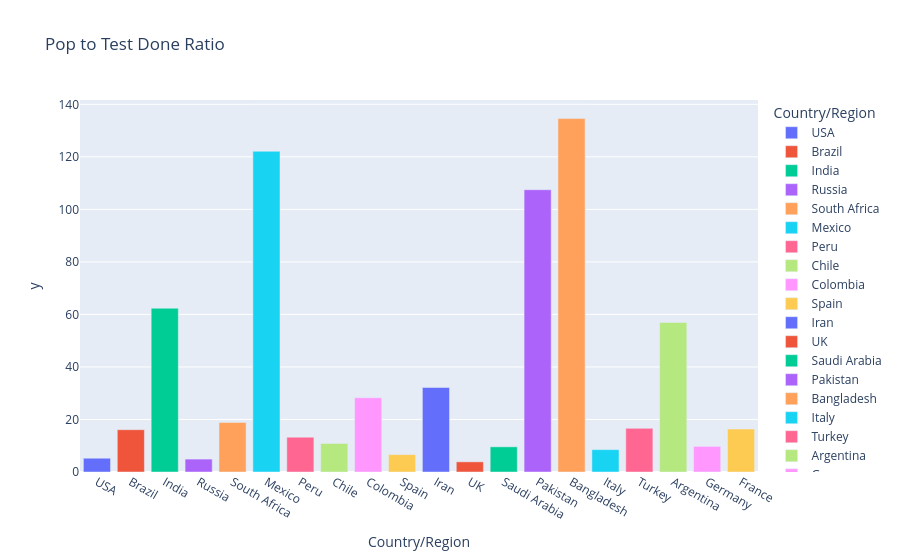

Notebook source saved alongside this figure:
### Code cell
fig=px.bar(world_data.iloc[0:20],x='Country/Region',y=pop_test_ratio[0:20],color='Country/Region',title='Pop to Test Done Ratio')
fig.show()

### Figure 1 — Plotly figure (JSON) as saved in the notebook; plotly's stock layout.template omitted (floating-point values rounded to 4 significant figures)
{"data": [{"hovertemplate": "Country/Region=%{x}<br>y=%{y}<extra></extra>", "legendgroup": "USA", "marker": {"color": "#636efa", "pattern": {"shape": ""}}, "name": "USA", "orientation": "v", "showlegend": true, "textposition": "auto", "type": "bar", "x": ["USA"], "xaxis": "x", "y": [5.245], "yaxis": "y"}, {"hovertemplate": "Country/Region=%{x}<br>y=%{y}<extra></extra>", "legendgroup": "Brazil", "marker": {"color": "#EF553B", "pattern": {"shape": ""}}, "name": "Brazil", "orientation": "v", "showlegend": true, "textposition": "auto", "type": "bar", "x": ["Brazil"], "xaxis": "x", "y": [16.11], "yaxis": "y"}, {"hovertemplate": "Country/Region=%{x}<br>y=%{y}<extra></extra>", "legendgroup": "India", "marker": {"color": "#00cc96", "pattern": {"shape": ""}}, "name": "India", "orientation": "v", "showlegend": true, "textposition": "auto", "type": "bar", "x": ["India"], "xaxis": "x", "y": [62.37], "yaxis": "y"}, {"hovertemplate": "Country/Region=%{x}<br>y=%{y}<extra></extra>", "legendgroup": "Russia", "marker": {"color": "#ab63fa", "pattern": {"shape": ""}}, "name": "Russia", "orientation": "v", "showlegend": true, "textposition": "auto", "type": "bar", "x": ["Russia"], "xaxis": "x", "y": [4.911], "yaxis": "y"}, {"hovertemplate": "Country/Region=%{x}<br>y=%{y}<extra></extra>", "legendgroup": "South Africa", "marker": {"color": "#FFA15A", "pattern": {"shape": ""}}, "name": "South Africa", "orientation": "v", "showlegend": true, "textposition": "auto", "type": "bar", "x": ["South Africa"], "xaxis": "x", "y": [18.85], "yaxis": "y"}, {"hovertemplate": "Country/Region=%{x}<br>y=%{y}<extra></extra>", "legendgroup": "Mexico", "marker": {"color": "#19d3f3", "pattern": {"shape": ""}}, "name": "Mexico", "orientation": "v", "showlegend": true, "textposition": "auto", "type": "bar", "x": ["Mexico"], "xaxis": "x", "y": [122.1], "yaxis": "y"}, {"hovertemplate": "Country/Region=%{x}<br>y=%{y}<extra></extra>", "legendgroup": "Peru", "marker": {"color": "#FF6692", "pattern": {"shape": ""}}, "name": "Peru", "orientation": "v", "showlegend": true, "textposition": "auto", "type": "bar", "x": ["Peru"], "xaxis": "x", "y": [13.24], "yaxis": "y"}, {"hovertemplate": "Country/Region=%{x}<br>y=%{y}<extra></extra>", "legendgroup": "Chile", "marker": {"color": "#B6E880", "pattern": {"shape": ""}}, "name": "Chile", "orientation": "v", "showlegend": true, "textposition": "auto", "type": "bar", "x": ["Chile"], "xaxis": "x", "y": [10.87], "yaxis": "y"}, {"hovertemplate": "Country/Region=%{x}<br>y=%{y}<extra></extra>", "legendgroup": "Colombia", "marker": {"color": "#FF97FF", "pattern": {"shape": ""}}, "name": "Colombia", "orientation": "v", "showlegend": true, "textposition": "auto", "type": "bar", "x": ["Colombia"], "xaxis": "x", "y": [28.27], "yaxis": "y"}, {"hovertemplate": "Country/Region=%{x}<br>y=%{y}<extra></extra>", "legendgroup": "Spain", "marker": {"color": "#FECB52", "pattern": {"shape": ""}}, "name": "Spain", "orientation": "v", "showlegend": true, "textposition": "auto", "type": "bar", "x": ["Spain"], "xaxis": "x", "y": [6.619], "yaxis": "y"}, {"hovertemplate": "Country/Region=%{x}<br>y=%{y}<extra></extra>", "legendgroup": "Iran", "marker": {"color": "#636efa", "pattern": {"shape": ""}}, "name": "Iran", "orientation": "v", "showlegend": true, "textposition": "auto", "type": "bar", "x": ["Iran"], "xaxis": "x", "y": [32.19], "yaxis": "y"}, {"hovertemplate": "Country/Region=%{x}<br>y=%{y}<extra></extra>", "legendgroup": "UK", "marker": {"color": "#EF553B", "pattern": {"shape": ""}}, "name": "UK", "orientation": "v", "showlegend": true, "textposition": "auto", "type": "bar", "x": ["UK"], "xaxis": "x", "y": [3.878], "yaxis": "y"}, {"hovertemplate": "Country/Region=%{x}<br>y=%{y}<extra></extra>", "legendgroup": "Saudi Arabia", "marker": {"color": "#00cc96", "pattern": {"shape": ""}}, "name": "Saudi Arabia", "orientation": "v", "showlegend": true, "textposition": "auto", "type": "bar", "x": ["Saudi Arabia"], "xaxis": "x", "y": [9.59], "yaxis": "y"}, {"hovertemplate": "Country/Region=%{x}<br>y=%{y}<extra></extra>", "legendgroup": "Pakistan", "marker": {"color": "#ab63fa", "pattern": {"shape": ""}}, "name": "Pakistan", "orientation": "v", "showlegend": true, "textposition": "auto", "type": "bar", "x": ["Pakistan"], "xaxis": "x", "y": [107.5], "yaxis": "y"}, {"hovertemplate": "Country/Region=%{x}<br>y=%{y}<extra></extra>", "legendgroup": "Bangladesh", "marker": {"color": "#FFA15A", "pattern": {"shape": ""}}, "name": "Bangladesh", "orientation": "v", "showlegend": true, "textposition": "auto", "type": "bar", "x": ["Bangladesh"], "xaxis": "x", "y": [134.6], "yaxis": "y"}, {"hovertemplate": "Country/Region=%{x}<br>y=%{y}<extra></extra>", "legendgroup": "Italy", "marker": {"color": "#19d3f3", "pattern": {"shape": ""}}, "name": "Italy", "orientation": "v", "showlegend": true, "textposition": "auto", "type": "bar", "x": ["Italy"], "xaxis": "x", "y": [8.515], "yaxis": "y"}, {"hovertemplate": "Country/Region=%{x}<br>y=%{y}<extra></extra>", "legendgroup": "Turkey", "marker": {"color": "#FF6692", "pattern": {"shape": ""}}, "name": "Turkey", "orientation": "v", "showlegend": true, "textposition": "auto", "type": "bar", "x": ["Turkey"], "xaxis": "x", "y": [16.61], "yaxis": "y"}, {"hovertemplate": "Country/Region=%{x}<br>y=%{y}<extra></extra>", "legendgroup": "Argentina", "marker": {"color": "#B6E880", "pattern": {"shape": ""}}, "name": "Argentina", "orientation": "v", "showlegend": true, "textposition": "auto", "type": "bar", "x": ["Argentina"], "xaxis": "x", "y": [56.93], "yaxis": "y"}, {"hovertemplate": "Country/Region=%{x}<br>y=%{y}<extra></extra>", "legendgroup": "Germany", "marker": {"color": "#FF97FF", "pattern": {"shape": ""}}, "name": "Germany", "orientation": "v", "showlegend": true, "textposition": "auto", "type": "bar", "x": ["Germany"], "xaxis": "x", "y": [9.761], "yaxis": "y"}, {"hovertemplate": "Country/Region=%{x}<br>y=%{y}<extra></extra>", "legendgroup": "France", "marker": {"color": "#FECB52", "pattern": {"shape": ""}}, "name": "France", "orientation": "v", "showlegend": true, "textposition": "auto", "type": "bar", "x": ["France"], "xaxis": "x", "y": [16.35], "yaxis": "y"}], "layout": {"barmode": "relative", "legend": {"title": {"text": "Country/Region"}, "tracegroupgap": 0}, "title": {"text": "Pop to Test Done Ratio"}, "xaxis": {"anchor": "y", "categoryarray": ["USA", "Brazil", "India", "Russia", "South Africa", "Mexico", "Peru", "Chile", "Colombia", "Spain", "Iran", "UK", "Saudi Arabia", "Pakistan", "Bangladesh", "Italy", "Turkey", "Argentina", "Germany", "France"], "categoryorder": "array", "domain": [0, 1], "title": {"text": "Country/Region"}}, "yaxis": {"anchor": "x", "domain": [0, 1], "title": {"text": "y"}}}}
